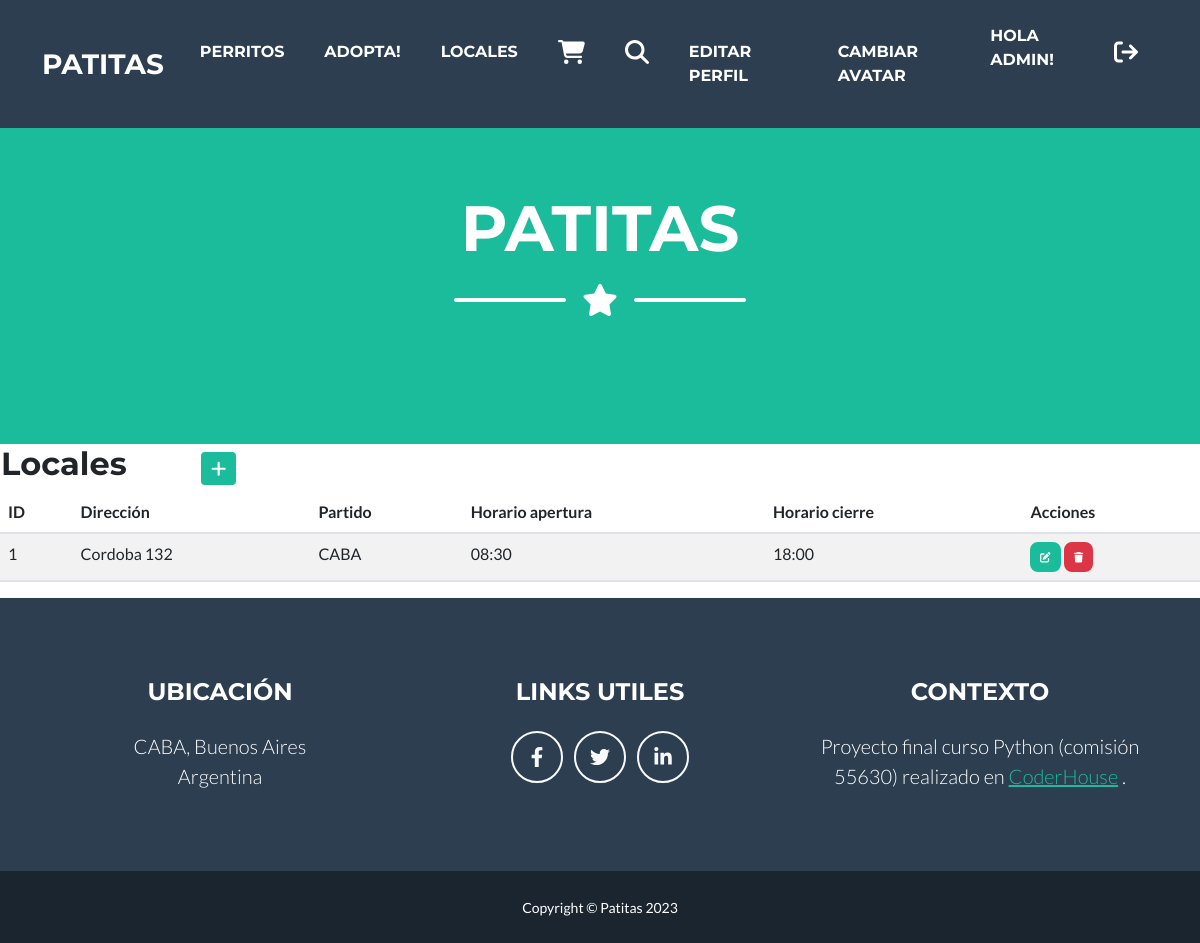
The page /local/ (signed in) on the database its author committed.
### aplicacion/models.py (models this page shows, shortened)
class Local(models.Model):
    direccion = models.CharField(max_length=50)
    horario_apertura = models.TimeField()
    horario_cierre = models.TimeField()
    partido = models.CharField(max_length=50)
    class Meta:
        ordering = ['partido']

### aplicacion/views.py (the view)
# urls.py: path('local/', LocalList.as_view(), name="local" ),
class LocalList(LoginRequiredMixin, ListView):
    model = Local

### aplicacion/templates/aplicacion/local_list.html (shortened to what this page needs)
{% extends 'aplicacion/base.html' %}
{% load static %}
{% block titulo_principal %}Patitas{% endblock titulo_principal %}
{% block formulario %}
    <table>
        <tr>
            <td width="200"><h2>Locales</h2></td>
            <td>
                <a
                href="{% url 'create_local' %}"
                class="btn btn-primary btn-sm"
                ><i class="fa fa-plus fa-lg" title="New Record"> </i>
                </a>
            </td>
        </tr>
    </table>
    <table class="table table-striped">
        <thead>
            <tr>
                <th>ID</th>
                <th>Dirección</th>
                <th>Partido</th>
                <th>Horario apertura</th>
                <th>Horario cierre</th>
                <th>Acciones</th>
            </tr>
        </thead>
        <tbody>
        {% for loc in local_list %}
        <tr>
            <td>{{ loc.id }}</td>
            <td>{{ loc.direccion }}</td>
            <td>{{ loc.partido }}</td>
            <td>{{ loc.horario_apertura }}</td>
            <td>{{ loc.horario_cierre }}</td>
            <td>
                <a
                href="{% url 'update_local' loc.id %}"
                class="btn btn-primary"
                style="--bs-btn-padding-y: .25rem; --bs-btn-padding-x: .5rem; --bs-btn-font-size: .75rem;"
                ><i class="fa fa-edit fa-sm" title="Edit Record"></i>
                </a>
                <a
                href="{% url 'delete_local' loc.id %}"
                class="btn btn-danger"
                style="--bs-btn-padding-y: .25rem; --bs-btn-padding-x: .5rem; --bs-btn-font-size: .75rem;"
                ><i class="fa fa-trash fa-sm" title="Delete Record"></i>
                </a>
            </td>
        </tr>
        {% endfor %}
        </tbody>
    </table>
{% endblock formulario %}

### aplicacion/templates/aplicacion/base.html (shortened to what this page needs)
<!DOCTYPE html>
<html lang="en">
    <head>
        {% load static %}
        <link href="{% static 'aplicacion/css/styles.css' %}" rel="stylesheet" />
    </head>
    <body id="page-top">
        <nav class="navbar navbar-expand-lg bg-secondary text-uppercase fixed-top" id="mainNav">
            <div class="container">
                <a class="navbar-brand" href="{% url 'home' %}">Patitas</a>
                <div class="collapse navbar-collapse" id="navbarResponsive">
                    <ul class="navbar-nav ms-auto">
                        {% if user.is_authenticated %}
                        <li class="nav-item mx-0 mx-lg-1"><a class="nav-link py-3 px-0 px-lg-3 rounded" href="{% url 'perro' %}">Perritos</a></li>
                        <li class="nav-item mx-0 mx-lg-1"><a class="nav-link py-3 px-0 px-lg-3 rounded" href="{% url 'adoptante' %}">Adopta!</a></li>
                        <li class="nav-item mx-0 mx-lg-1"><a class="nav-link py-3 px-0 px-lg-3 rounded" href="{% url 'local' %}">Locales</a></li>
                        <li class="nav-item mx-0 mx-lg-1"><a class="nav-link py-3 px-0 px-lg-3 rounded" href="{% url 'articulo' %}"><i class="fa-solid fa-cart-shopping fa-xl" style="color: #ffffff;"></i></a></li>
                        <li class="nav-item mx-0 mx-lg-1"><a class="nav-link py-3 px-0 px-lg-3 rounded" href="{% url 'buscar_articulo' %}"><i class="fa-solid fa-magnifying-glass fa-xl" style="color: #ffffff;"></i></a></li>
                        <li class="nav-item mx-0 mx-lg-1"><a class="nav-link py-3 px-0 px-lg-3 rounded" href="{% url 'editar_perfil' %}">Editar perfil</a></li>
                        <li class="nav-item mx-0 mx-lg-1"><a class="nav-link py-3 px-0 px-lg-3 rounded" href="{% url 'agregar_avatar' %}">Cambiar avatar</a></li>
                        <p style="color:white">Hola {{user.username}}!</p>
                        <li class="nav-item mx-0 mx-lg-1"><a class="nav-link py-3 px-0 px-lg-3 rounded" href="{% url 'logout' %}"><i class="fa-solid fa-arrow-right-from-bracket fa-xl" style="color: #ffffff;"></i></a></li>
                    {% endif %}
                    </ul>
                </div>
            </div>
        </nav>
        <header class="masthead bg-primary text-white text-center">
            <div class="container d-flex align-items-center flex-column">
                <h1 class="masthead-heading text-uppercase mb-0">{% block titulo_principal %} Bienvenido {% endblock titulo_principal %}</h1>
                <div class="divider-custom divider-light">
                    <div class="divider-custom-line"></div>
                    <div class="divider-custom-icon"><i class="fas fa-star"></i></div>
                    <div class="divider-custom-line"></div>
                </div>
            </div>
        </header>
        {% block formulario %}{% endblock formulario %}
        {% block footer %}
        <footer class="footer text-center">
            <div class="container">
                <div class="row">
                    <div class="col-lg-4 mb-5 mb-lg-0">
                        <h4 class="text-uppercase mb-4">Ubicación</h4>
                        <p class="lead mb-0">
                            CABA, Buenos Aires
                            <br />
                            Argentina
                        </p>
                    </div>
                    <div class="col-lg-4 mb-5 mb-lg-0">
                        <h4 class="text-uppercase mb-4">Links utiles</h4>
                        <a class="btn btn-outline-light btn-social mx-1" href="https://es-la.facebook.com/mariana.gomezparadiuk/"><i class="fab fa-fw fa-facebook-f"></i></a>
                        <a class="btn btn-outline-light btn-social mx-1" href="https://twitter.com/i/flow/login?redirect_after_login=%2Fmaruu_07%2Fstatuses%2F915567448199397383"><i class="fab fa-fw fa-twitter"></i></a>
                        <a class="btn btn-outline-light btn-social mx-1" href="https://www.linkedin.com/in/mariana-c-g%C3%B3mez-paradiuk-9b1276183/"><i class="fab fa-fw fa-linkedin-in"></i></a>
                    </div>
                    <div class="col-lg-4">
                        <h4 class="text-uppercase mb-4">Contexto</h4>
                        <p class="lead mb-0">
                            Proyecto final curso Python (comisión 55630) realizado en
                            <a href="https://www.coderhouse.com/">CoderHouse</a>
                            .
                        </p>
                    </div>
                </div>
            </div>
        </footer>
        {% endblock footer %}
        <div class="copyright py-4 text-center text-white">
            <div class="container"><small>Copyright &copy; Patitas 2023</small></div>
        </div>
    </body>
</html>

### rows shown on the page
Local: id "1", direccion "Cordoba 132", partido "CABA", horario_apertura "08:30", horario_cierre "18:00"

### other values the page prints
{{ user.username }} "ADMIN"
